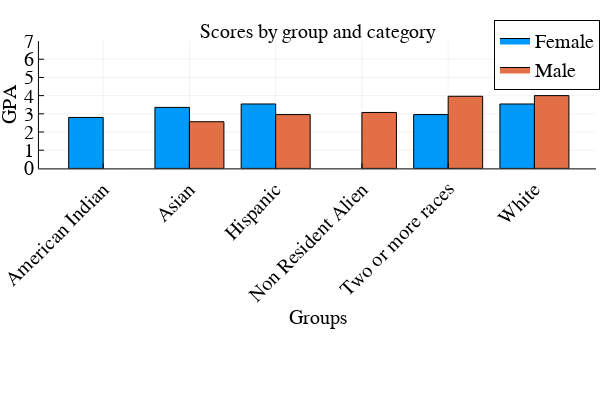

Here is the notebook cell this chart was saved with:
### Code cell
AA=a[7]
BB = AA[completecases(AA), :]

println("Distribution plot for:")
show(a[7][1][1])
groupedbar(BB.IPEDSEthnicity, BB.GPADegree, group = BB.Gender, xlabel = "Groups", ylabel = "GPA",
        title = "Scores by group and category",xrotation=45) 
ylims!((0,7))

### Figure 1 — Plotly figure (JSON) as saved in the notebook; plotly's stock layout.template omitted (floating-point values rounded to 4 significant figures)
{"data": [{"fill": "tozeroy", "fillcolor": "rgba(0, 154, 250, 1.000)", "hoverinfo": "none", "legendgroup": "Female", "line": {"color": "rgba(0, 0, 0, 1.000)", "dash": "solid", "width": 1}, "mode": "lines", "name": "Female", "showlegend": true, "type": "scatter", "x": [0.1, 0.1, 0.5, 0.5, 0.1, 0.1], "xaxis": "x1", "y": [2.8, 0, 0, 2.8, 2.8, 2.8], "yaxis": "y1"}, {"fill": "tozeroy", "fillcolor": "rgba(0, 154, 250, 1.000)", "hoverinfo": "none", "legendgroup": "Female", "line": {"color": "rgba(0, 0, 0, 1.000)", "dash": "solid", "width": 1}, "mode": "lines", "name": "Female", "showlegend": false, "type": "scatter", "x": [1.1, 1.1, 1.5, 1.5, 1.1, 1.1], "xaxis": "x1", "y": [3.353, 0, 0, 3.353, 3.353, 3.353], "yaxis": "y1"}, {"fill": "tozeroy", "fillcolor": "rgba(0, 154, 250, 1.000)", "hoverinfo": "none", "legendgroup": "Female", "line": {"color": "rgba(0, 0, 0, 1.000)", "dash": "solid", "width": 1}, "mode": "lines", "name": "Female", "showlegend": false, "type": "scatter", "x": [2.1, 2.1, 2.5, 2.5, 2.1, 2.1], "xaxis": "x1", "y": [3.541, 0, 0, 3.541, 3.541, 3.541], "yaxis": "y1"}, {"fill": "tozeroy", "fillcolor": "rgba(0, 154, 250, 1.000)", "hoverinfo": "none", "legendgroup": "Female", "line": {"color": "rgba(0, 0, 0, 1.000)", "dash": "solid", "width": 1}, "mode": "lines", "name": "Female", "showlegend": false, "type": "scatter", "x": [4.1, 4.1, 4.5, 4.5, 4.1, 4.1], "xaxis": "x1", "y": [2.958, 0, 0, 2.958, 2.958, 2.958], "yaxis": "y1"}, {"fill": "tozeroy", "fillcolor": "rgba(0, 154, 250, 1.000)", "hoverinfo": "none", "legendgroup": "Female", "line": {"color": "rgba(0, 0, 0, 1.000)", "dash": "solid", "width": 1}, "mode": "lines", "name": "Female", "showlegend": false, "type": "scatter", "x": [5.1, 5.1, 5.5, 5.5, 5.1, 5.1], "xaxis": "x1", "y": [3.54, 0, 0, 3.54, 3.54, 3.54], "yaxis": "y1"}, {"fill": "tozeroy", "fillcolor": "rgba(227, 111, 71, 1.000)", "hoverinfo": "none", "legendgroup": "Male", "line": {"color": "rgba(0, 0, 0, 1.000)", "dash": "solid", "width": 1}, "mode": "lines", "name": "Male", "showlegend": true, "type": "scatter", "x": [1.5, 1.5, 1.9, 1.9, 1.5, 1.5], "xaxis": "x1", "y": [2.565, 0, 0, 2.565, 2.565, 2.565], "yaxis": "y1"}, {"fill": "tozeroy", "fillcolor": "rgba(227, 111, 71, 1.000)", "hoverinfo": "none", "legendgroup": "Male", "line": {"color": "rgba(0, 0, 0, 1.000)", "dash": "solid", "width": 1}, "mode": "lines", "name": "Male", "showlegend": false, "type": "scatter", "x": [2.5, 2.5, 2.9, 2.9, 2.5, 2.5], "xaxis": "x1", "y": [2.957, 0, 0, 2.957, 2.957, 2.957], "yaxis": "y1"}, {"fill": "tozeroy", "fillcolor": "rgba(227, 111, 71, 1.000)", "hoverinfo": "none", "legendgroup": "Male", "line": {"color": "rgba(0, 0, 0, 1.000)", "dash": "solid", "width": 1}, "mode": "lines", "name": "Male", "showlegend": false, "type": "scatter", "x": [3.5, 3.5, 3.9, 3.9, 3.5, 3.5], "xaxis": "x1", "y": [3.074, 0, 0, 3.074, 3.074, 3.074], "yaxis": "y1"}, {"fill": "tozeroy", "fillcolor": "rgba(227, 111, 71, 1.000)", "hoverinfo": "none", "legendgroup": "Male", "line": {"color": "rgba(0, 0, 0, 1.000)", "dash": "solid", "width": 1}, "mode": "lines", "name": "Male", "showlegend": false, "type": "scatter", "x": [4.5, 4.5, 4.9, 4.9, 4.5, 4.5], "xaxis": "x1", "y": [3.964, 0, 0, 3.964, 3.964, 3.964], "yaxis": "y1"}, {"fill": "tozeroy", "fillcolor": "rgba(227, 111, 71, 1.000)", "hoverinfo": "none", "legendgroup": "Male", "line": {"color": "rgba(0, 0, 0, 1.000)", "dash": "solid", "width": 1}, "mode": "lines", "name": "Male", "showlegend": false, "type": "scatter", "x": [5.5, 5.5, 5.9, 5.9, 5.5, 5.5], "xaxis": "x1", "y": [4, 0, 0, 4, 4, 4], "yaxis": "y1"}], "layout": {"annotations": [{"font": {"color": "rgba(0, 0, 0, 1.000)", "family": "Helvetica", "size": 20}, "rotation": -0.01, "showarrow": false, "text": "Scores by group and category", "x": 0.5292, "xanchor": "center", "xref": "paper", "y": 1, "yanchor": "top", "yref": "paper"}], "height": 400, "legend": {"bgcolor": "rgba(255, 255, 255, 1.000)", "bordercolor": "rgba(0, 0, 0, 1.000)", "borderwidth": 1, "font": {"color": "rgba(0, 0, 0, 1.000)", "family": "Helvetica", "size": 20}, "tracegroupgap": 0, "traceorder": "normal", "x": 1, "xanchor": "auto", "y": 1, "yanchor": "auto"}, "margin": {"b": 20, "l": 0, "r": 0, "t": 20}, "paper_bgcolor": "rgba(255, 255, 255, 1.000)", "plot_bgcolor": "rgba(255, 255, 255, 1.000)", "showlegend": true, "width": 600, "xaxis": {"anchor": "y1", "domain": [0.0649, 0.9934], "gridcolor": "rgba(0, 0, 0, 0.100)", "gridwidth": 0.5, "linecolor": "rgba(0, 0, 0, 1.000)", "mirror": false, "range": [-0.2448, 6.215], "showgrid": true, "showline": true, "showticklabels": true, "tickangle": -45, "tickcolor": "rgb(0, 0, 0)", "tickfont": {"color": "rgba(0, 0, 0, 1.000)", "family": "Helvetica", "size": 20}, "tickmode": "array", "ticks": "inside", "ticktext": ["American Indian", "Asian", "Hispanic", "Non Resident Alien", "Two or more races", "White"], "tickvals": [0.5, 1.5, 2.5, 3.5, 4.5, 5.5], "title": "Groups", "titlefont": {"color": "rgba(0, 0, 0, 1.000)", "family": "Helvetica", "size": 20}, "type": "-", "visible": true, "zeroline": false, "zerolinecolor": "rgba(0, 0, 0, 1.000)"}, "yaxis": {"anchor": "x1", "domain": [0.5878, 0.9415], "gridcolor": "rgba(0, 0, 0, 0.100)", "gridwidth": 0.5, "linecolor": "rgba(0, 0, 0, 1.000)", "mirror": false, "range": [0, 7], "showgrid": true, "showline": true, "showticklabels": true, "tickangle": 0, "tickcolor": "rgb(0, 0, 0)", "tickfont": {"color": "rgba(0, 0, 0, 1.000)", "family": "Helvetica", "size": 20}, "tickmode": "array", "ticks": "inside", "ticktext": ["0", "1", "2", "3", "4", "5", "6", "7"], "tickvals": [0, 1, 2, 3, 4, 5, 6, 7], "title": "GPA", "titlefont": {"color": "rgba(0, 0, 0, 1.000)", "family": "Helvetica", "size": 20}, "type": "-", "visible": true, "zeroline": false, "zerolinecolor": "rgba(0, 0, 0, 1.000)"}}}
